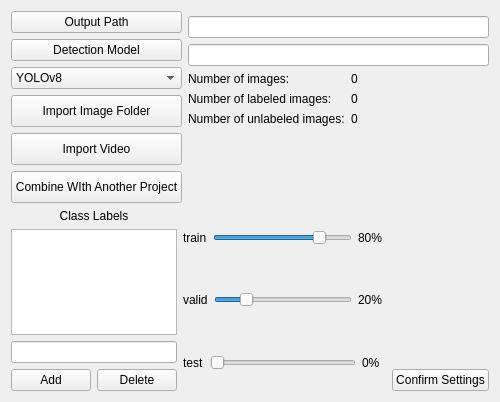
<?xml version="1.0" encoding="UTF-8"?>
<ui version="4.0">
 <class>SettingsWidget</class>
 <widget class="QWidget" name="SettingsWidget">
  <property name="geometry">
   <rect>
    <x>0</x>
    <y>0</y>
    <width>500</width>
    <height>402</height>
   </rect>
  </property>
  <property name="windowTitle">
   <string>Setup</string>
  </property>
  <layout class="QVBoxLayout" name="verticalLayout_8">
   <item>
    <layout class="QHBoxLayout" name="horizontalLayout" stretch="1,20">
     <item>
      <layout class="QVBoxLayout" name="verticalLayout_2">
       <property name="topMargin">
        <number>0</number>
       </property>
       <property name="bottomMargin">
        <number>0</number>
       </property>
       <item>
        <widget class="QPushButton" name="browseOutputPath">
         <property name="sizePolicy">
          <sizepolicy hsizetype="Expanding" vsizetype="Fixed">
           <horstretch>0</horstretch>
           <verstretch>0</verstretch>
          </sizepolicy>
         </property>
         <property name="text">
          <string>Output Path</string>
         </property>
        </widget>
       </item>
       <item>
        <widget class="QPushButton" name="browseModelPath">
         <property name="sizePolicy">
          <sizepolicy hsizetype="Expanding" vsizetype="Fixed">
           <horstretch>0</horstretch>
           <verstretch>0</verstretch>
          </sizepolicy>
         </property>
         <property name="text">
          <string>Detection Model</string>
         </property>
        </widget>
       </item>
       <item>
        <widget class="QComboBox" name="outputFormat">
         <property name="sizePolicy">
          <sizepolicy hsizetype="Expanding" vsizetype="Fixed">
           <horstretch>0</horstretch>
           <verstretch>0</verstretch>
          </sizepolicy>
         </property>
         <item>
          <property name="text">
           <string>YOLOv8</string>
          </property>
         </item>
         <item>
          <property name="text">
           <string>YOLOv5</string>
          </property>
         </item>
        </widget>
       </item>
       <item>
        <widget class="QPushButton" name="importImageFolder">
         <property name="sizePolicy">
          <sizepolicy hsizetype="Expanding" vsizetype="Fixed">
           <horstretch>0</horstretch>
           <verstretch>0</verstretch>
          </sizepolicy>
         </property>
         <property name="minimumSize">
          <size>
           <width>0</width>
           <height>32</height>
          </size>
         </property>
         <property name="baseSize">
          <size>
           <width>0</width>
           <height>0</height>
          </size>
         </property>
         <property name="text">
          <string>Import Image Folder</string>
         </property>
        </widget>
       </item>
       <item>
        <widget class="QPushButton" name="importVideo">
         <property name="sizePolicy">
          <sizepolicy hsizetype="Expanding" vsizetype="Fixed">
           <horstretch>0</horstretch>
           <verstretch>0</verstretch>
          </sizepolicy>
         </property>
         <property name="minimumSize">
          <size>
           <width>0</width>
           <height>32</height>
          </size>
         </property>
         <property name="text">
          <string>Import Video</string>
         </property>
        </widget>
       </item>
       <item>
        <widget class="QPushButton" name="importExisting">
         <property name="sizePolicy">
          <sizepolicy hsizetype="Expanding" vsizetype="Fixed">
           <horstretch>0</horstretch>
           <verstretch>0</verstretch>
          </sizepolicy>
         </property>
         <property name="minimumSize">
          <size>
           <width>0</width>
           <height>32</height>
          </size>
         </property>
         <property name="text">
          <string>Combine WIth Another Project</string>
         </property>
        </widget>
       </item>
       <item>
        <spacer name="verticalSpacer_4">
         <property name="orientation">
          <enum>Qt::Vertical</enum>
         </property>
         <property name="sizeHint" stdset="0">
          <size>
           <width>20</width>
           <height>40</height>
          </size>
         </property>
        </spacer>
       </item>
      </layout>
     </item>
     <item>
      <layout class="QVBoxLayout" name="verticalLayout_4">
       <property name="topMargin">
        <number>5</number>
       </property>
       <item>
        <widget class="QLineEdit" name="outputPath">
         <property name="sizePolicy">
          <sizepolicy hsizetype="Expanding" vsizetype="Fixed">
           <horstretch>0</horstretch>
           <verstretch>0</verstretch>
          </sizepolicy>
         </property>
        </widget>
       </item>
       <item>
        <widget class="QLineEdit" name="modelPath">
         <property name="sizePolicy">
          <sizepolicy hsizetype="Expanding" vsizetype="Fixed">
           <horstretch>0</horstretch>
           <verstretch>0</verstretch>
          </sizepolicy>
         </property>
        </widget>
       </item>
       <item>
        <layout class="QHBoxLayout" name="horizontalLayout_4" stretch="1,20">
         <item>
          <layout class="QVBoxLayout" name="verticalLayout">
           <item>
            <widget class="QLabel" name="label">
             <property name="text">
              <string>Number of images:</string>
             </property>
            </widget>
           </item>
           <item>
            <widget class="QLabel" name="label_3">
             <property name="text">
              <string>Number of labeled images:</string>
             </property>
            </widget>
           </item>
           <item>
            <widget class="QLabel" name="label_6">
             <property name="text">
              <string>Number of unlabeled images:</string>
             </property>
            </widget>
           </item>
          </layout>
         </item>
         <item>
          <layout class="QVBoxLayout" name="verticalLayout_6">
           <item>
            <widget class="QLabel" name="label_7">
             <property name="text">
              <string>0</string>
             </property>
            </widget>
           </item>
           <item>
            <widget class="QLabel" name="label_8">
             <property name="text">
              <string>0</string>
             </property>
            </widget>
           </item>
           <item>
            <widget class="QLabel" name="label_9">
             <property name="text">
              <string>0</string>
             </property>
            </widget>
           </item>
          </layout>
         </item>
        </layout>
       </item>
       <item>
        <spacer name="verticalSpacer_3">
         <property name="orientation">
          <enum>Qt::Vertical</enum>
         </property>
         <property name="sizeHint" stdset="0">
          <size>
           <width>20</width>
           <height>40</height>
          </size>
         </property>
        </spacer>
       </item>
      </layout>
     </item>
    </layout>
   </item>
   <item>
    <layout class="QHBoxLayout" name="horizontalLayout_2" stretch="1,20,1">
     <item>
      <layout class="QVBoxLayout" name="verticalLayout_3" stretch="1,30,0,1">
       <item>
        <widget class="QLabel" name="label_2">
         <property name="text">
          <string>Class Labels</string>
         </property>
         <property name="alignment">
          <set>Qt::AlignCenter</set>
         </property>
        </widget>
       </item>
       <item>
        <widget class="QListWidget" name="classList">
         <property name="sizePolicy">
          <sizepolicy hsizetype="Preferred" vsizetype="Expanding">
           <horstretch>0</horstretch>
           <verstretch>0</verstretch>
          </sizepolicy>
         </property>
        </widget>
       </item>
       <item>
        <widget class="QLineEdit" name="lineEdit"/>
       </item>
       <item>
        <layout class="QHBoxLayout" name="horizontalLayout_3">
         <property name="topMargin">
          <number>0</number>
         </property>
         <item>
          <widget class="QPushButton" name="addClass">
           <property name="sizePolicy">
            <sizepolicy hsizetype="Preferred" vsizetype="Fixed">
             <horstretch>0</horstretch>
             <verstretch>0</verstretch>
            </sizepolicy>
           </property>
           <property name="text">
            <string>Add</string>
           </property>
          </widget>
         </item>
         <item>
          <widget class="QPushButton" name="deleteClass">
           <property name="sizePolicy">
            <sizepolicy hsizetype="Preferred" vsizetype="Fixed">
             <horstretch>0</horstretch>
             <verstretch>0</verstretch>
            </sizepolicy>
           </property>
           <property name="text">
            <string>Delete</string>
           </property>
          </widget>
         </item>
        </layout>
       </item>
      </layout>
     </item>
     <item>
      <layout class="QVBoxLayout" name="verticalLayout_7">
       <item>
        <layout class="QHBoxLayout" name="horizontalLayout_5">
         <item>
          <widget class="QLabel" name="label_5">
           <property name="text">
            <string>train</string>
           </property>
          </widget>
         </item>
         <item>
          <widget class="QSlider" name="horizontalSlider">
           <property name="maximum">
            <number>100</number>
           </property>
           <property name="sliderPosition">
            <number>80</number>
           </property>
           <property name="orientation">
            <enum>Qt::Horizontal</enum>
           </property>
          </widget>
         </item>
         <item>
          <widget class="QLabel" name="label_4">
           <property name="text">
            <string>80% </string>
           </property>
          </widget>
         </item>
        </layout>
       </item>
       <item>
        <layout class="QHBoxLayout" name="horizontalLayout_6">
         <item>
          <widget class="QLabel" name="label_10">
           <property name="text">
            <string>valid</string>
           </property>
          </widget>
         </item>
         <item>
          <widget class="QSlider" name="horizontalSlider_2">
           <property name="maximum">
            <number>100</number>
           </property>
           <property name="sliderPosition">
            <number>20</number>
           </property>
           <property name="orientation">
            <enum>Qt::Horizontal</enum>
           </property>
          </widget>
         </item>
         <item>
          <widget class="QLabel" name="label_11">
           <property name="text">
            <string>20% </string>
           </property>
          </widget>
         </item>
        </layout>
       </item>
       <item>
        <layout class="QHBoxLayout" name="horizontalLayout_7">
         <item>
          <widget class="QLabel" name="label_12">
           <property name="text">
            <string>test</string>
           </property>
          </widget>
         </item>
         <item>
          <widget class="QSlider" name="horizontalSlider_3">
           <property name="maximum">
            <number>100</number>
           </property>
           <property name="orientation">
            <enum>Qt::Horizontal</enum>
           </property>
          </widget>
         </item>
         <item>
          <widget class="QLabel" name="label_13">
           <property name="text">
            <string>0%  </string>
           </property>
          </widget>
         </item>
        </layout>
       </item>
      </layout>
     </item>
     <item>
      <layout class="QVBoxLayout" name="verticalLayout_5">
       <item>
        <spacer name="verticalSpacer">
         <property name="orientation">
          <enum>Qt::Vertical</enum>
         </property>
         <property name="sizeHint" stdset="0">
          <size>
           <width>20</width>
           <height>40</height>
          </size>
         </property>
        </spacer>
       </item>
       <item>
        <widget class="QPushButton" name="confirmSettings">
         <property name="text">
          <string>Confirm Settings</string>
         </property>
        </widget>
       </item>
      </layout>
     </item>
    </layout>
   </item>
  </layout>
 </widget>
 <resources/>
 <connections/>
</ui>
